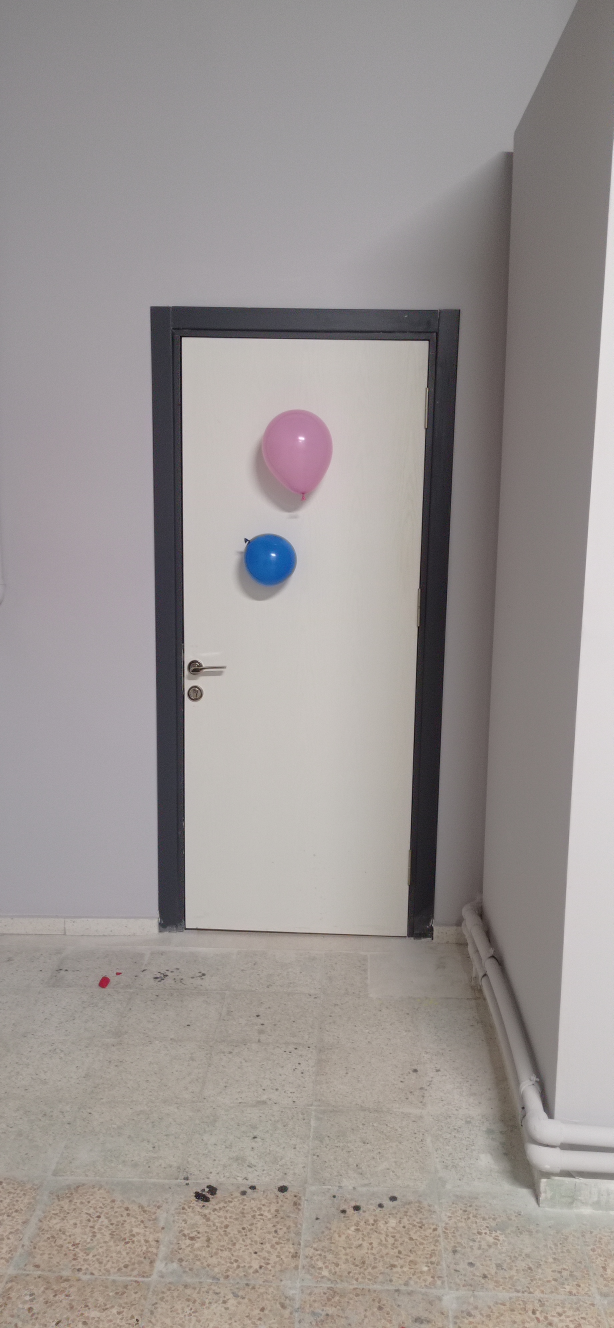
#> input picture Feza/main/src/img/2.jpg, 1840 x 3984 px, found by its file name (shown at 1/3 size)
$ python Distance.py
#> lines starting #> are read from the running program, lines starting #| are printed output that depends on the picture; after the words box and inside, x2 and y2 are one past the last pixel; in counts of white or black regions, pixels touching at a corner belong together


import cv2
import numpy as np

def get_masked(img, lower, upper):
    img_hsv = cv2.cvtColor(img, cv2.COLOR_BGR2HSV)
    mask = cv2.inRange(img_hsv, np.array(lower), np.array(upper))
    img_mask = cv2.bitwise_and(img, img, mask=mask)
    return img_mask

def get_processed(img):
    img_gray = cv2.cvtColor(img, cv2.COLOR_BGR2GRAY)
    img_blur = cv2.GaussianBlur(img_gray, (7, 7), 7)
    img_canny = cv2.Canny(img_blur, 50, 50)
    kernel = np.ones((7, 7))
    img_dilate = cv2.dilate(img_canny, kernel, iterations=2)
    img_erode = cv2.erode(img_dilate, kernel, iterations=2)
    return img_erode

def get_contours(img):
    contours, hierarchy = cv2.findContours(img, cv2.RETR_EXTERNAL, cv2.CHAIN_APPROX_NONE)
    return [cnt for cnt in contours if cv2.contourArea(cnt) > 500]

def get_centeroid(cnt):
    length = len(cnt)
    sum_x = np.sum(cnt[..., 0])
    sum_y = np.sum(cnt[..., 1])
    return int(sum_x / length), int(sum_y / length)

def get_pt_at_angle(pts, pt, ang):
    angles = np.rad2deg(np.arctan2(*(pt - pts).T))
    angles = np.where(angles < -90, angles + 450, angles + 90)
    found= np.rint(angles) == ang
    if np.any(found):
        return pts[found][0]

def get_distances(img, cnt1, cnt2, center, step):
    angles = dict()
    for angle in range(0, 360, step):
        pt1 = get_pt_at_angle(cnt1, center, angle)
        pt2 = get_pt_at_angle(cnt2, center, angle)
        if np.any(pt1) and np.any(pt2):
            d = round(np.linalg.norm(pt1 - pt2))
            cv2.putText(img, str(d), tuple(pt1), cv2.FONT_HERSHEY_PLAIN, 0.8, (0, 0, 0))
            cv2.drawContours(img, np.array([[center, pt1]]), -1, (255, 0, 255), 1)
            angles[angle] = d

    return img, angles

img = cv2.imread("img/2.jpg")
#> img is the input picture: shape (3984, 1840, 3); mean B, G, R 147.4, 149.3, 155.4
img=cv2.resize(img,(640,480))
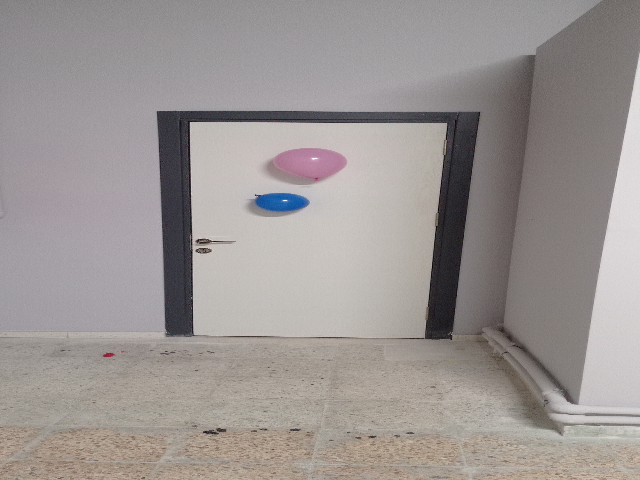
#> img: shape (480, 640, 3); mean B, G, R 147.3, 149.2, 155.3


img_green = get_masked(img, [10, 0, 0], [70, 255, 255])
#> in get_masked, `mask = cv2.inRange(img_hsv, np.array(lower), np.array(upper))`:
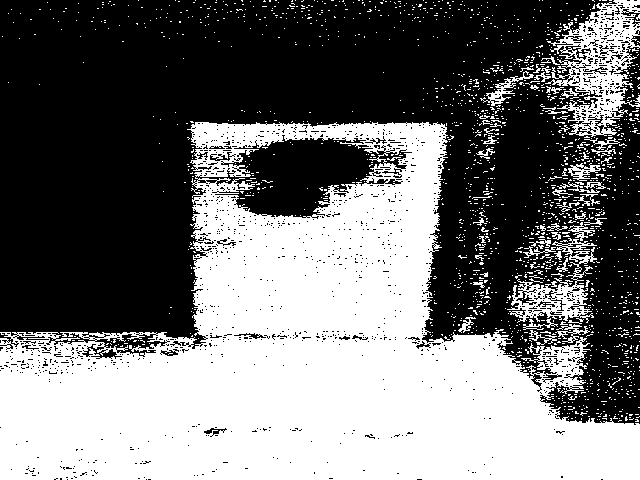
#> mask: shape (480, 640); 45.1% white; 1694 white regions (1637 under 20 px), largest, box (x1, y1, x2, y2) and area: (0, 122, 640, 480) 122731, (545, 0, 640, 137) 5604, (507, 238, 597, 323) 2315
img_blue = get_masked(img, [70, 0, 0], [179, 255, 255])
#> in get_masked (call 2), `mask = cv2.inRange(img_hsv, np.array(lower), np.array(upper))`:
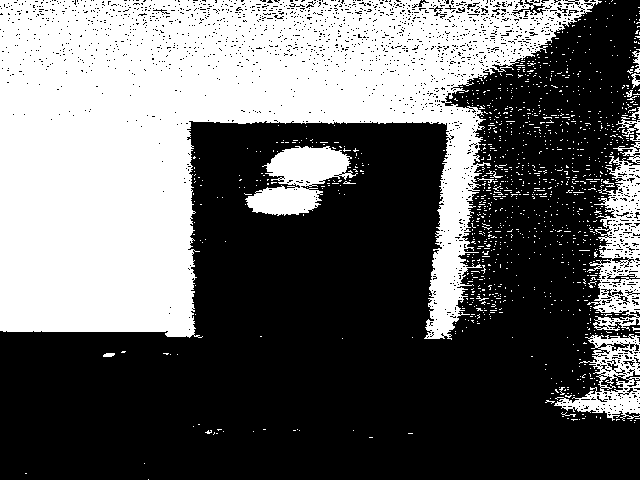
#> mask: shape (480, 640); 39.9% white; 1202 white regions (1183 under 20 px), largest, box (x1, y1, x2, y2) and area: (0, 0, 602, 340) 106723, (587, 156, 640, 331) 4624, (245, 146, 358, 216) 4185

img_green_processed = get_processed(img_green)
#> in get_processed, `img_blur = cv2.GaussianBlur(img_gray, (7, 7), 7)`:
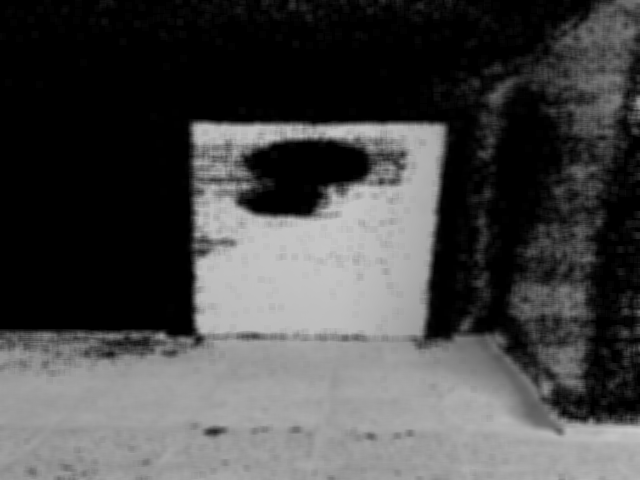
#> img_blur: shape (480, 640); min 0, max 202, mean 72.5
img_blue_processed = get_processed(img_blue)
#> in get_processed (call 2), `img_blur = cv2.GaussianBlur(img_gray, (7, 7), 7)`:
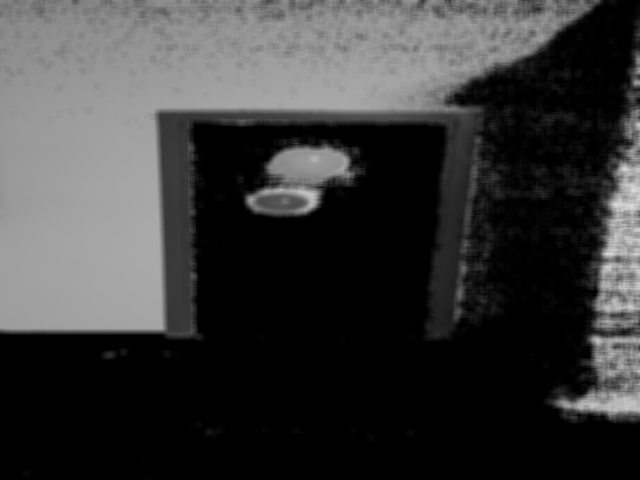
#> img_blur: shape (480, 640); min 0, max 219, mean 57.6
#> in get_processed (call 2), `img_canny = cv2.Canny(img_blur, 50, 50)`:
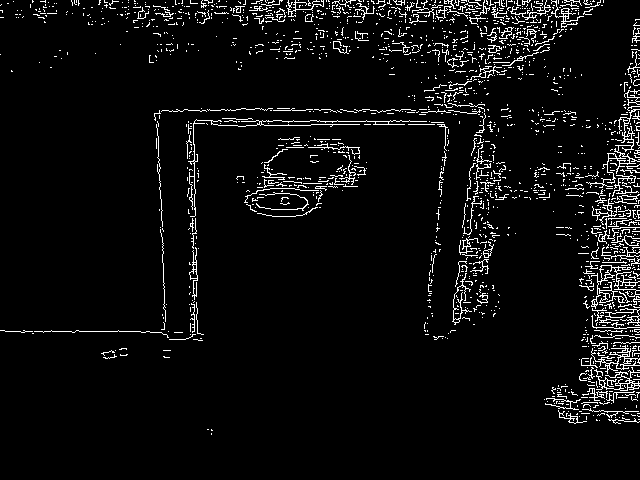
#> img_canny: shape (480, 640); 5.1% white in thin lines or dots
#> in get_processed (call 2), `img_erode = cv2.erode(img_dilate, kernel, iterations=2)`:
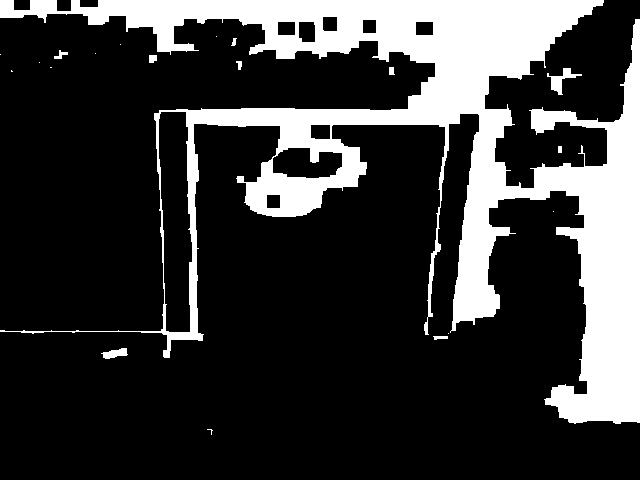
#> img_erode: shape (480, 640); 22.3% white; 20 white regions (10 under 20 px)

img_green_contours = get_contours(img_green_processed)
#> in get_contours, `contours, hierarchy = cv2.findContours(img, cv2.RETR_EXTERNAL, cv2.CHA..`: contours = 35 contours, 12 with area under 20; largest, box (x1, y1, x2, y2) and area: (0, 0, 640, 436) 118654, (332, 0, 476, 22) 1287, (53, 446, 99, 480) 706, (260, 0, 324, 22) 632, (190, 422, 229, 440) 282
#> img_green_contours = 4 contours; box (x1, y1, x2, y2) and area: (0, 0, 640, 436) 118654, (332, 0, 476, 22) 1287, (53, 446, 99, 480) 706, (260, 0, 324, 22) 632
img_blue_contours = get_contours(img_blue_processed)
#> in get_contours (call 2), `contours, hierarchy = cv2.findContours(img, cv2.RETR_EXTERNAL, cv2.CHA..`: contours = 20 contours, 12 with area under 20; largest, box (x1, y1, x2, y2) and area: (0, 0, 640, 424) 73738, (547, 68, 582, 95) 248, (101, 348, 128, 359) 147, (149, 55, 157, 63) 44, (54, 50, 68, 59) 38, (433, 336, 448, 340) 29, (389, 67, 395, 75) 28, (236, 61, 242, 70) 24
#> img_blue_contours = 1 contour; box (x1, y1, x2, y2) and area: (0, 0, 640, 424) 73738

for cnt_blue, cnt_green in zip(img_blue_contours, img_green_contours[::-1]):
    center = get_centeroid(cnt_blue)
    img, angles = get_distances(img, cnt_green.squeeze(), cnt_blue.squeeze(), center, 30)
    print(angles)
#> this loop made 1 pass
#> (length in get_centeroid, sum_x in get_centeroid, sum_y in get_centeroid, center, angles) on pass 1: (5951, 2252725, 965538, (378, 162), {120: 48})
#> (printed output is left out)

cv2.imshow("Image", img)
cv2.waitKey(0)

$ run again, with Feza/main/src/img/1.jpg copied over Feza/main/src/img/2.jpg
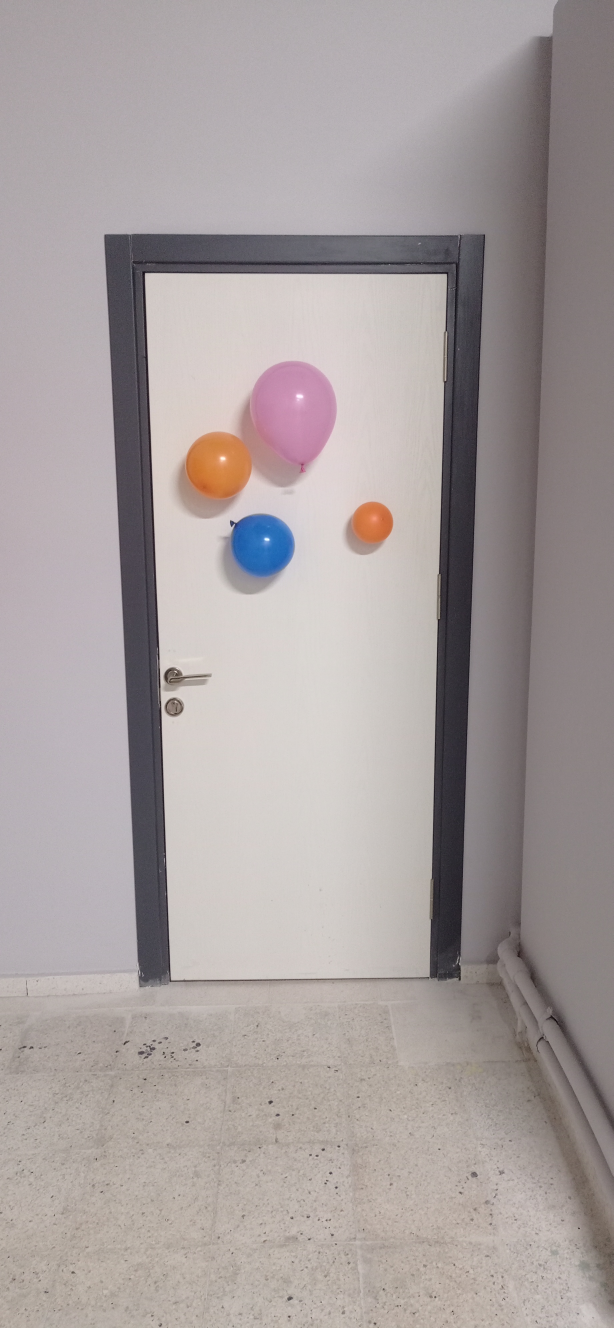
#> input picture Feza/main/src/img/1.jpg, 1840 x 3984 px, found by its file name (shown at 1/3 size)
#> img is the input picture: shape (3984, 1840, 3); mean B, G, R 158.3, 158.8, 167.3
#> img_hsv: shape (480, 640, 3); mean H, S, V 79.1, 19.5, 168
#> in get_masked, `mask = cv2.inRange(img_hsv, np.array(lower), np.array(upper))`:
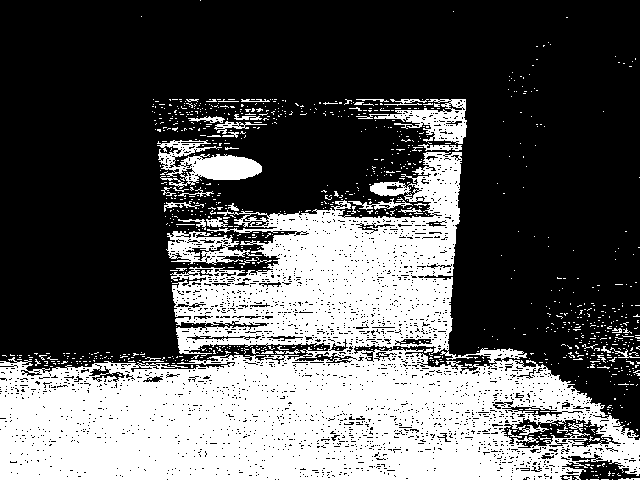
#> mask: shape (480, 640); 34.9% white; 1011 white regions (963 under 20 px), largest, box (x1, y1, x2, y2) and area: (0, 152, 640, 480) 96083, (157, 140, 262, 189) 2414, (356, 99, 467, 144) 1761
#> mask: shape (480, 640); 46.1% white; 452 white regions (421 under 20 px), largest, box (x1, y1, x2, y2) and area: (0, 0, 640, 357) 132560, (231, 125, 363, 213) 6063, (575, 356, 640, 403) 682
#> img_canny: shape (480, 640); 8.7% white in thin lines or dots, all inside (x1, y1, x2, y2) = (0, 94, 640, 480)
#> img_dilate: shape (480, 640); 46.7% white; 10 white regions, largest, box (x1, y1, x2, y2) and area: (0, 89, 640, 480) 133356, (540, 295, 640, 395) 6995, (232, 459, 272, 480) 680
#> img_erode: shape (480, 640); 34.5% white; 24 white regions (12 under 20 px), largest, box (x1, y1, x2, y2) and area: (0, 95, 640, 480) 99118, (546, 301, 640, 389) 4773, (13, 410, 115, 449) 996
#> img_canny: shape (480, 640); 5.5% white in thin lines or dots
#> img_dilate: shape (480, 640); 33.9% white; 8 white regions, largest, box (x1, y1, x2, y2) and area: (0, 0, 640, 429) 85299, (223, 109, 382, 225) 11552, (95, 0, 223, 35) 2791
#> img_erode: shape (480, 640); 22.7% white; 12 white regions (4 under 20 px)
#> contours = 23 contours, 13 with area under 20; largest, box (x1, y1, x2, y2) and area: (0, 95, 640, 480) 122946, (546, 301, 640, 389) 4576, (13, 410, 115, 449) 826, (196, 439, 228, 459) 296, (238, 468, 255, 480) 140
#> img_green_contours = 3 contours; box (x1, y1, x2, y2) and area: (0, 95, 640, 480) 122946, (546, 301, 640, 389) 4576, (13, 410, 115, 449) 826
#> contours = 12 contours, 5 with area under 20; largest, box (x1, y1, x2, y2) and area: (0, 0, 640, 423) 78270, (229, 115, 376, 219) 8666, (0, 0, 70, 50) 1284, (101, 0, 215, 29) 1116, (60, 0, 87, 19) 120, (153, 375, 162, 385) 51, (51, 13, 59, 18) 28
#> img_blue_contours = 4 contours; box (x1, y1, x2, y2) and area: (0, 0, 640, 423) 78270, (229, 115, 376, 219) 8666, (0, 0, 70, 50) 1284, (101, 0, 215, 29) 1116
#> the loop `for cnt_blue, cnt_green in zip(img_blue_contours, img_green_contours[:..` made 3 passes
#> (length in get_centeroid, sum_x in get_centeroid, sum_y in get_centeroid, center) on passes 1, 3: (485, 146611, 81131, (302, 167)), (281, 43390, 2561, (154, 9))
#> (printed output is left out)
#> pass 2, `img, angles = get_distances(img, cnt_green.squeeze(), cnt_blue.squeeze..`:
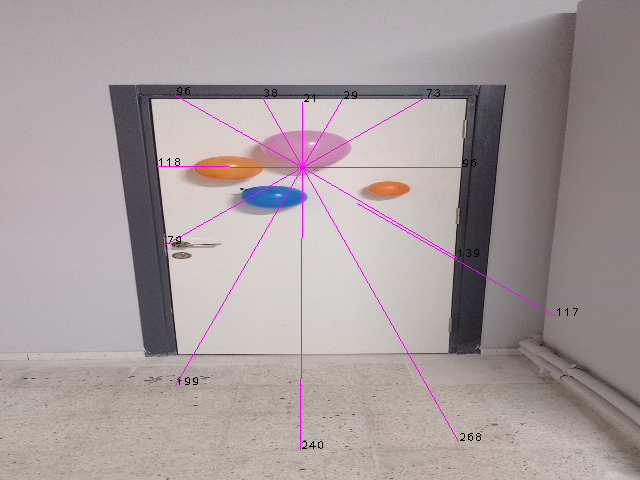
#> img: shape (480, 640, 3); mean B, G, R 158.5, 157.3, 167.3

$ run again, with Feza/main/src/img/3.jpg copied over Feza/main/src/img/2.jpg
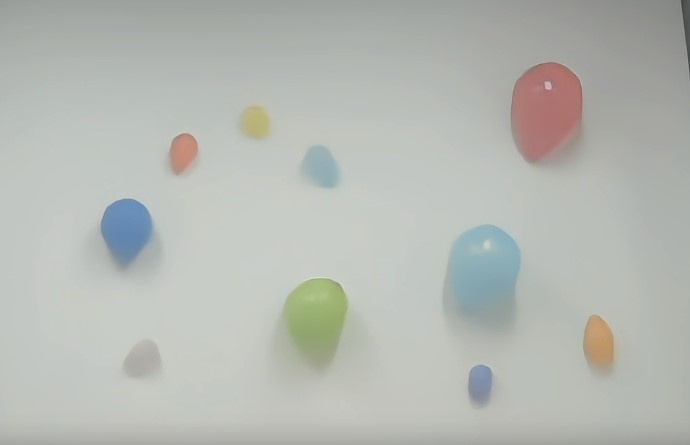
#> input picture Feza/main/src/img/3.jpg, 690 x 445 px, found by its file name
#> img is the input picture: shape (445, 690, 3); mean B, G, R 179.2, 184.6, 181.2
#> img_hsv: shape (480, 640, 3); mean H, S, V 53.5, 12.5, 186.3
#> in get_masked, `mask = cv2.inRange(img_hsv, np.array(lower), np.array(upper))`:
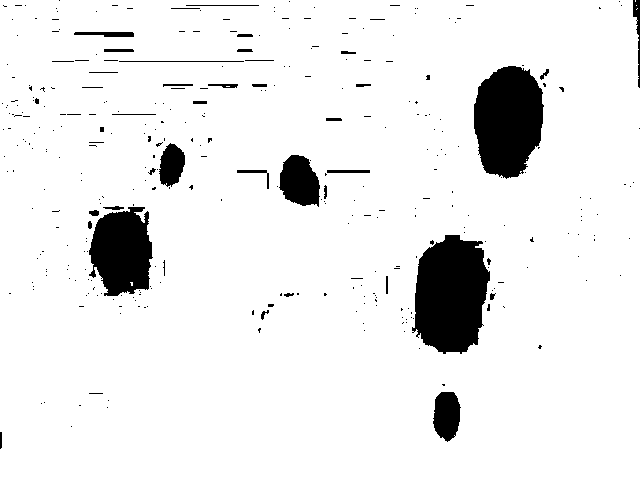
#> mask: shape (480, 640); 92.2% white; 346 black regions (305 under 20 px), largest, box (x1, y1, x2, y2) and area: (412, 235, 490, 354) 7052, (474, 66, 544, 179) 6139, (89, 207, 153, 296) 4285
#> mask: shape (480, 640); 11.1% white; 402 white regions (360 under 20 px), largest, box (x1, y1, x2, y2) and area: (0, 69, 208, 297) 17497, (372, 198, 505, 358) 9662, (277, 155, 342, 207) 1781
#> img_canny: shape (480, 640); 1.9% white in thin lines or dots
#> img_dilate: shape (480, 640); 22.7% white; 36 white regions, largest, box (x1, y1, x2, y2) and area: (52, 104, 219, 317) 14214, (44, 0, 281, 97) 10977, (365, 228, 512, 360) 7855
#> img_erode: shape (480, 640); 6.7% white; 52 white regions (6 under 20 px), largest, box (x1, y1, x2, y2) and area: (50, 0, 275, 91) 5133, (86, 204, 168, 311) 2145, (398, 234, 506, 354) 1508
#> img_canny: shape (480, 640); 2.6% white in thin lines or dots
#> img_dilate: shape (480, 640); 30.1% white; 43 white regions, largest, box (x1, y1, x2, y2) and area: (0, 0, 281, 317) 40122, (342, 181, 511, 364) 12869, (230, 144, 377, 214) 5642
#> img_erode: shape (480, 640); 10.5% white; 58 white regions (4 under 20 px)
#> contours = 52 contours, 6 with area under 20; largest, box (x1, y1, x2, y2) and area: (473, 65, 567, 179) 6622, (86, 204, 168, 311) 5618, (50, 0, 275, 91) 4625, (236, 155, 371, 207) 2665, (146, 118, 196, 193) 1782
#> img_green_contours = 11 contours; largest, box (x1, y1, x2, y2) and area: (473, 65, 567, 179) 6622, (86, 204, 168, 311) 5618, (50, 0, 275, 91) 4625, (236, 155, 371, 207) 2665, (146, 118, 196, 193) 1782
#> contours = 58 contours, 6 with area under 20; largest, box (x1, y1, x2, y2) and area: (0, 0, 275, 311) 19518, (348, 187, 505, 358) 11664, (236, 150, 371, 208) 3365, (431, 389, 462, 442) 1167, (340, 14, 387, 64) 726
#> img_blue_contours = 6 contours; box (x1, y1, x2, y2) and area: (0, 0, 275, 311) 19518, (348, 187, 505, 358) 11664, (236, 150, 371, 208) 3365, (431, 389, 462, 442) 1167, (340, 14, 387, 64) 726, (274, 14, 327, 50) 667
#> the loop `for cnt_blue, cnt_green in zip(img_blue_contours, img_green_contours[:..` made 6 passes
#> (length in get_centeroid, sum_x in get_centeroid, sum_y in get_centeroid, center) on passes 1, 4, 5: (122, 54447, 50597, (446, 414)), (219, 78639, 7899, (359, 36)), (192, 57790, 5751, (300, 29))
#> (printed output is left out)
#> after the loop `for cnt_blue, cnt_green in zip(img_blue_contours, img_green_contours[:..`:
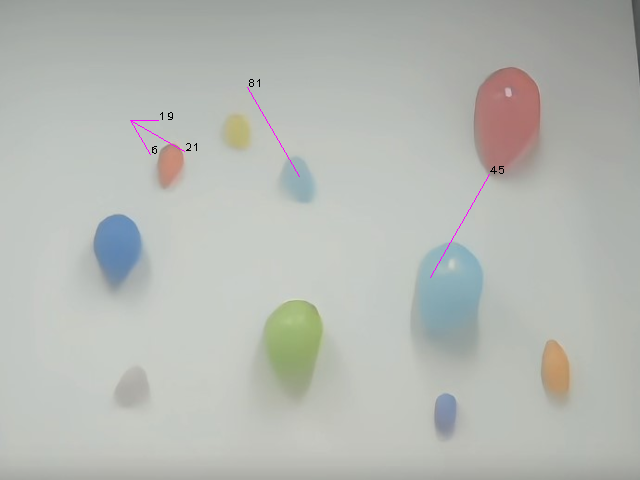
#> img: shape (480, 640, 3); mean B, G, R 179.2, 184.3, 181.2

$ run again, with Feza/main/src/img/1.bmp saved as Feza/main/src/img/2.jpg
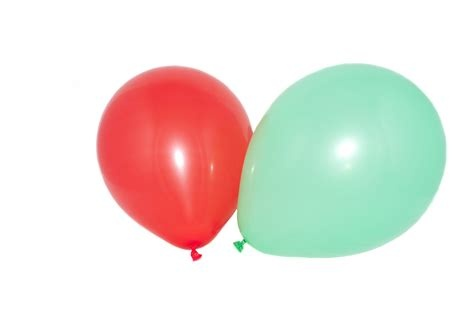
#> input picture Feza/main/src/img/1.bmp, 474 x 315 px, found by its file name
#> img is the input picture: shape (315, 474, 3); mean B, G, R 217.4, 224.2, 232.3
#> img_hsv: shape (480, 640, 3); mean H, S, V 27.9, 40.6, 246.6
#> mask: shape (480, 640); 2.5% white; 195 white regions (152 under 20 px), largest, box (x1, y1, x2, y2) and area: (314, 121, 394, 365) 4247, (388, 394, 454, 406) 461, (262, 97, 297, 119) 221
#> mask: shape (480, 640); 28.4% white; 92 white regions (60 under 20 px), largest, box (x1, y1, x2, y2) and area: (212, 73, 611, 416) 74401, (124, 139, 187, 320) 5695, (151, 95, 273, 170) 3352
#> img_canny: shape (480, 640); 1.2% white in thin lines or dots, all inside (x1, y1, x2, y2) = (125, 85, 608, 418)
#> img_dilate: shape (480, 640); 12.5% white; 13 white regions, largest, box (x1, y1, x2, y2) and area: (119, 90, 424, 424) 23355, (119, 88, 219, 207) 3937, (371, 386, 470, 424) 2852
#> img_erode: shape (480, 640); 4.3% white; 20 white regions (1 under 20 px), largest, box (x1, y1, x2, y2) and area: (125, 96, 395, 418) 8950, (377, 392, 457, 418) 943, (125, 151, 147, 201) 556
#> img_canny: shape (480, 640); 2.9% white in thin lines or dots, all inside (x1, y1, x2, y2) = (122, 71, 611, 417)
#> img_dilate: shape (480, 640); 21.6% white; 3 white regions, box (x1, y1, x2, y2) and area: (116, 65, 617, 423) 63584, (221, 213, 260, 275) 2084, (452, 214, 483, 243) 814
#> in get_processed (call 2), `img_erode = cv2.erode(img_dilate, kernel, iterations=2)`:
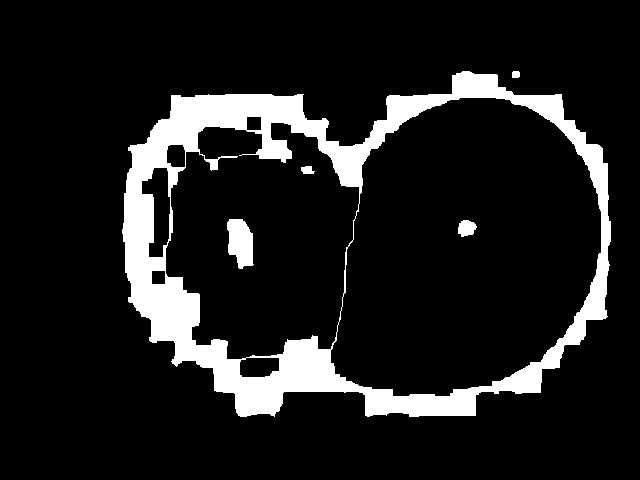
#> img_erode: shape (480, 640); 11.8% white; 5 white regions
#> contours = 20 contours, 1 with area under 20; largest, box (x1, y1, x2, y2) and area: (125, 96, 395, 418) 8019, (377, 392, 457, 418) 830, (125, 151, 147, 201) 490, (169, 94, 213, 116) 459, (149, 120, 170, 141) 272
#> img_green_contours = 2 contours; box (x1, y1, x2, y2) and area: (125, 96, 395, 418) 8019, (377, 392, 457, 418) 830
#> contours = 2 contours; box (x1, y1, x2, y2) and area: (122, 71, 611, 417) 132886, (512, 71, 520, 78) 40
#> img_blue_contours = 1 contour; box (x1, y1, x2, y2) and area: (122, 71, 611, 417) 132886
#> the loop `for cnt_blue, cnt_green in zip(img_blue_contours, img_green_contours[:..` made 1 pass
#> (length in get_centeroid, sum_x in get_centeroid, sum_y in get_centeroid, center, angles) on pass 1: (1718, 629387, 417030, (366, 242), {90: 20, 120: 1, 150: 227, 180: 207, 210: 174, 240: 95})
#> (printed output is left out)
